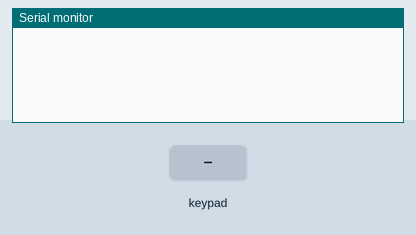
Bench run of a sketch on a simulated Arduino Uno, built with avr-gcc and run on an emulated ATmega328P. Parts: the last lines printed to the serial monitor. The test bench sets the inputs (shaded band).

Above: at 1.2 s.
1.3 s: key '1' pressed
At 2.3 s:
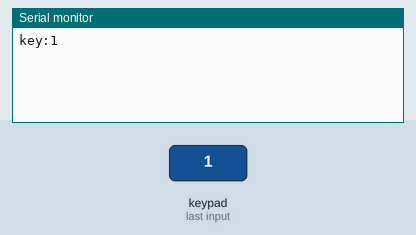
2.8 s: keypad keys 2 3 4 5 # pressed 0.4 s apart
At 5.8 s:
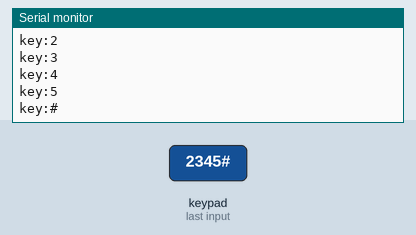
6.3 s: key 'A' pressed
At 7.2 s:
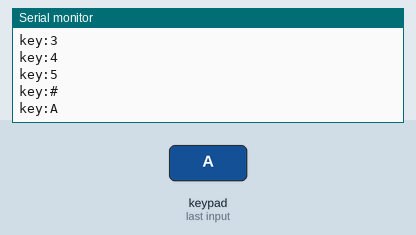
7.8 s: keypad keys 2 3 4 5 * pressed 0.4 s apart
At 10.7 s:
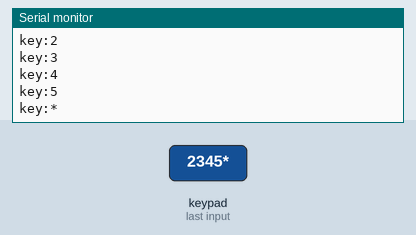
11.3 s: key 'B' pressed
At 12.1 s:
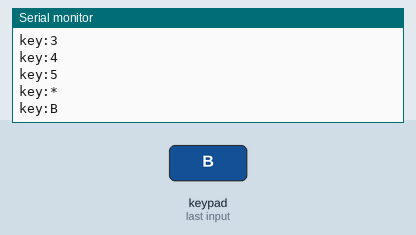
12.8 s: keypad keys 2 3 4 5 D pressed 0.4 s apart
At 15.7 s:
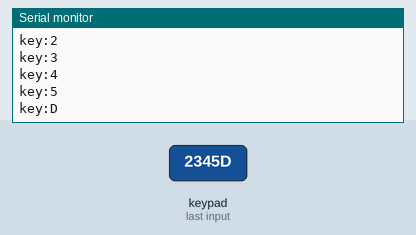
Timing chart, 0 to 17.2 s (numbered marks = the images above; inputs shaded):
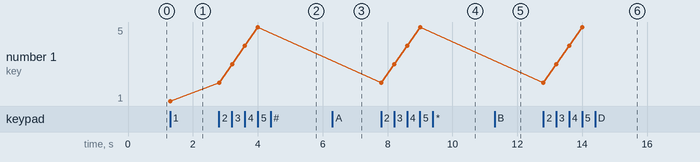

Measured:
- after the input at 1.3 s, the serial monitor: prints a new line at once (image 1)
- after the input at 2.8 s, the serial monitor: prints a new line at once (image 2)
- after the input at 6.3 s, the serial monitor: prints a new line at once (image 3)
- after the input at 7.8 s, the serial monitor: prints a new line at once (image 4)
- after the input at 11.3 s, the serial monitor: prints a new line at once (image 5)
- after the input at 12.8 s, the serial monitor: prints a new line at once (image 6)
- plotted number 1: 1 → 5 after the input at 2.8 s

The sketch:

Lesson_5.1.ino
```cpp
/*
  keyestudio Electronic scale
  Lesson_5.1
  Keypad
  http://www.keyestudio.com
*/

#include <Keypad.h>
const byte ROWS = 4; //four rows
const byte COLS = 4; //four columns
char keypressed;
//define the cymbols on the buttons of the keypads
char keyMap[ROWS][COLS] = {
  {'1', '2', '3', 'A'},
  {'4', '5', '6', 'B'},
  {'7', '8', '9', 'C'},
  {'*', '0', '#', 'D'}
};
byte rowPins[ROWS] = {2, 3, 4,5}; //Row pinouts of the keypad
byte colPins[COLS] = {6, 7, 8, 9}; //Column pinouts of the keypad
Keypad myKeypad = Keypad( makeKeymap(keyMap), rowPins, colPins, ROWS, COLS);

void setup()
{
  Serial.begin(9600); //Set baud rate to 9600
}

void loop ()
{
  keypressed = myKeypad.getKey();  // read key values
  if (keypressed != NO_KEY) { //read key values
    Serial.print("key:");
    Serial.println(keypressed);   //print key values
  }
}
```
